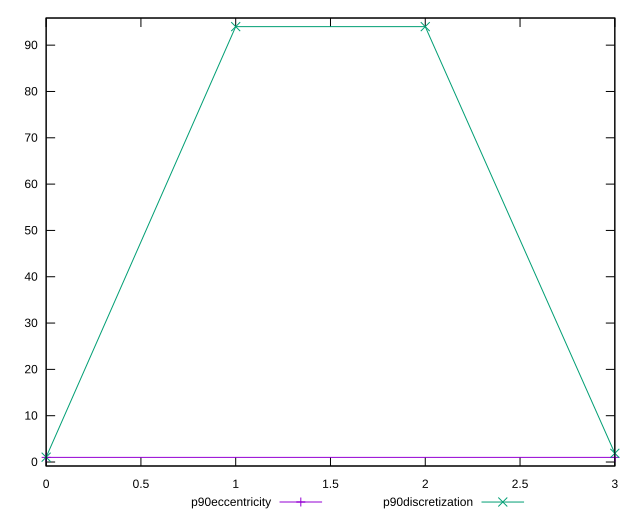

Here is the gnuplot script that generated this plot:
reset

$p90Eccentricity <<EOF
0 1.0000000000000002
3 0.9999999999999991
EOF

$p90Discretization <<EOF
0 1.0444444444444445
1 94
2 94
3 1.88
EOF

set key outside below
set xrange [0:3]
set yrange [-0.860000000000001:95.86]
set trange [-0.860000000000001:95.86]
set terminal svg size 640, 520 enhanced background rgb 'white'
set output "reports/report_00031_2021-02-24T23-18-18.084Z/total-blocking-time/progression/eccentricity.svg"

plot $p90Eccentricity title "p90eccentricity" with linespoints, \
     $p90Discretization title "p90discretization" with linespoints

reset
